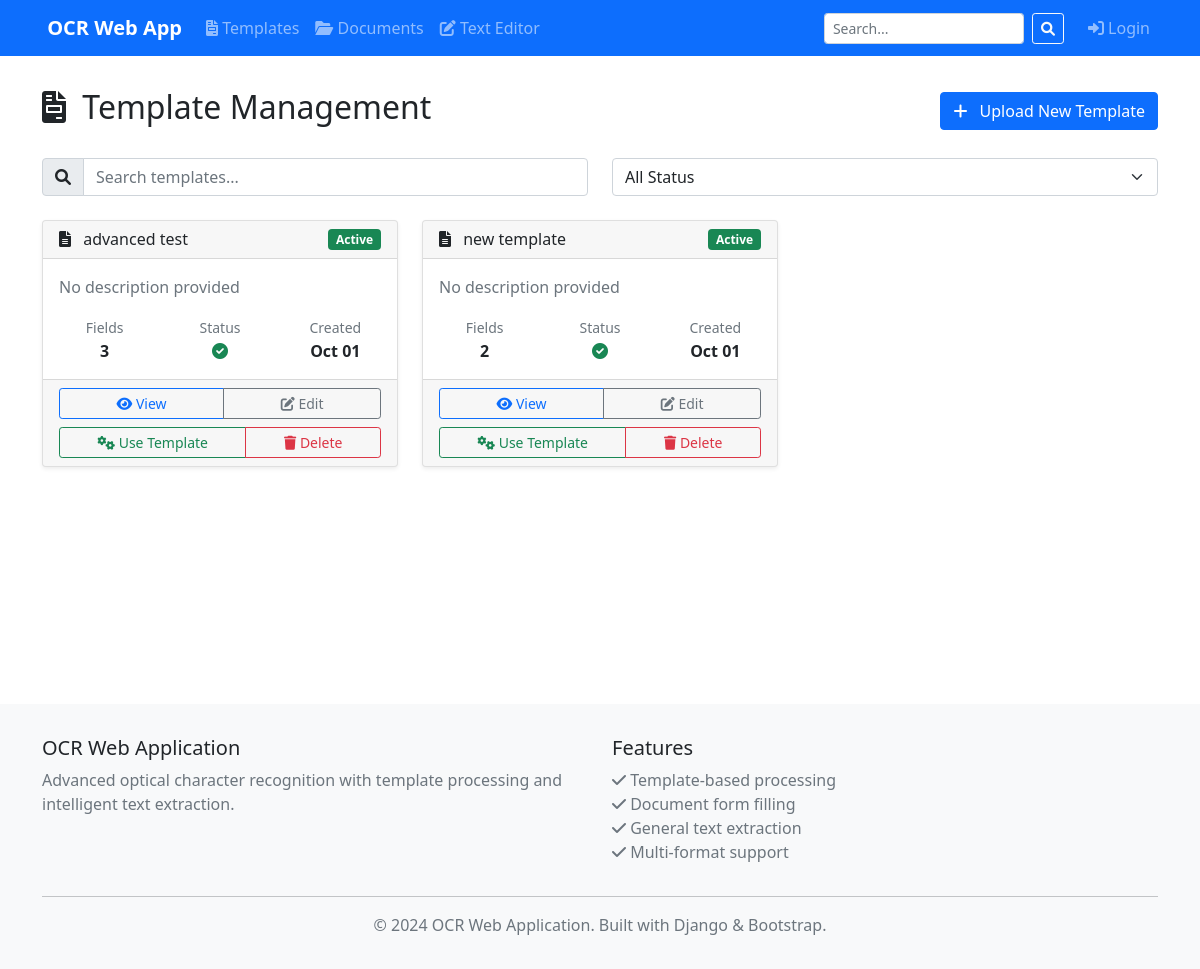
The page /templates/ on the database as committed earlier.
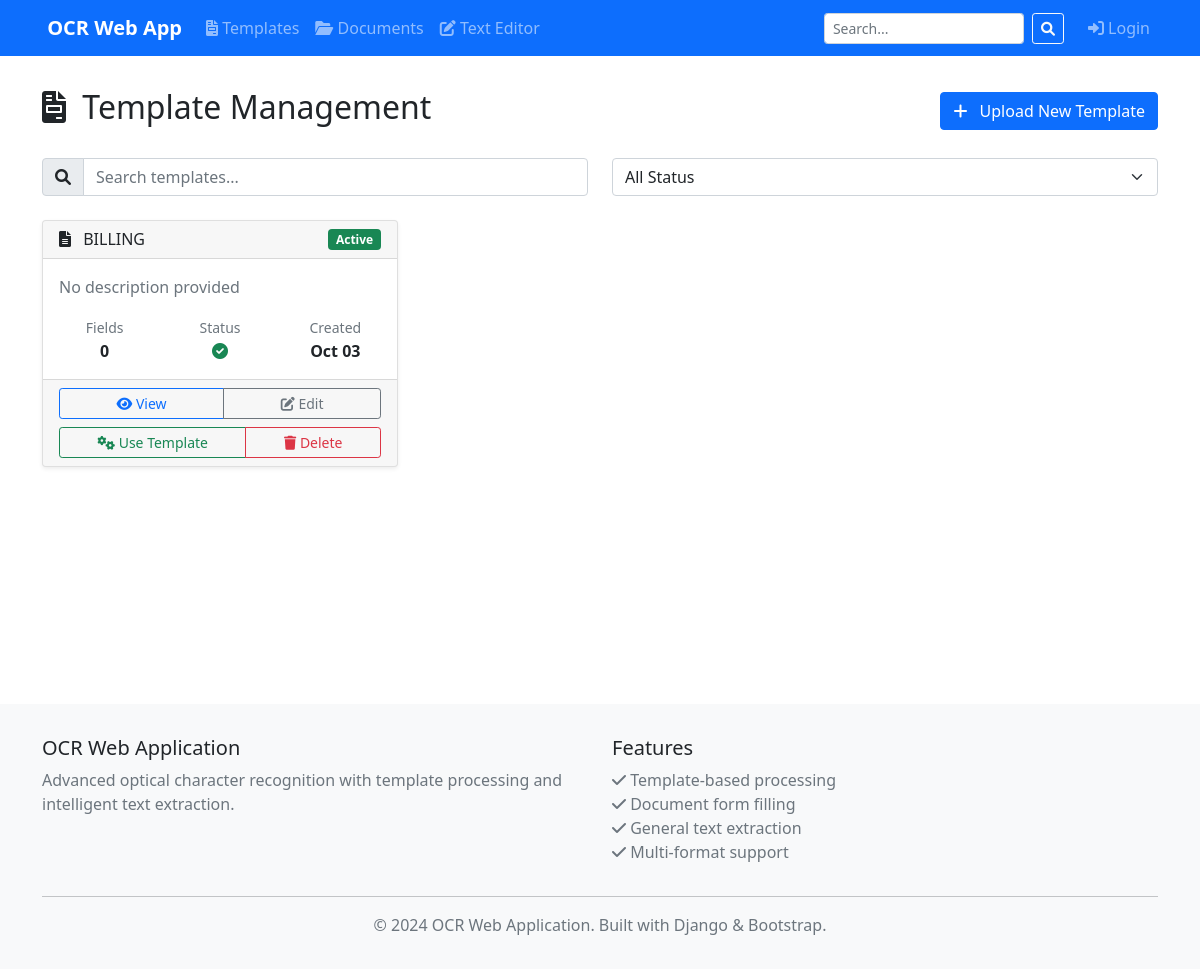
The same page on the database as committed later.
### templates/models.py (models this page shows, shortened)
class Template(models.Model):
    name = models.CharField(max_length=255, help_text="Name of the template")
    description = models.TextField(blank=True, null=True, help_text="Description of what this template is for")
    file_data = models.BinaryField(null=True, blank=True, help_text="Original template file data (stored in DB)")
    file_name = models.CharField(max_length=255, null=True, blank=True, help_text="Original filename")
    file_type = models.CharField(max_length=50, null=True, blank=True, help_text="File MIME type")
    file_size = models.IntegerField(null=True, blank=True, help_text="File size in bytes")
    excel_template_data = models.BinaryField(null=True, blank=True, help_text="Generated Excel template (stored in DB)")
    excel_template_name = models.CharField(max_length=255, null=True, blank=True, help_text="Excel template filename")
    visualization_data = models.BinaryField(null=True, blank=True, help_text="Detection visualization image (stored in DB)")
    visualization_name = models.CharField(max_length=255, null=True, blank=True, help_text="Visualization filename")
    file = models.FileField(upload_to='templates/', blank=True, null=True, help_text="Original template file (PDF/image) - deprecated")
    structure = models.JSONField(
        default=dict,
        help_text="JSON structure containing field names, positions, and coordinates"
    )
    created_by = models.ForeignKey(User, on_delete=models.CASCADE, null=True, blank=True)
    created_at = models.DateTimeField(auto_now_add=True)
    updated_at = models.DateTimeField(auto_now=True)
    is_active = models.BooleanField(default=True)
    PROCESSING_STATUS_CHOICES = [
        ('pending', 'Pending Processing'),
        ('processing', 'Processing'),
        ('completed', 'Processing Complete'),
        ('failed', 'Processing Failed'),
    ]
    processing_status = models.CharField(
        max_length=20,
        choices=PROCESSING_STATUS_CHOICES,
        default='pending'
    )
    class Meta:
        ordering = ['-created_at']
        verbose_name = "Template"
        verbose_name_plural = "Templates"
    @property
    def field_count(self):
        if not self.structure:
            return 0
        if 'headers' in self.structure:
            headers = self.structure['headers']
            if isinstance(headers, (list, dict)):
                return len(headers)

### templates/views.py (the view)
# urls.py: path('templates/', views.template_list, name='template_list'),
def template_list(request):
    templates = Template.objects.filter(is_active=True)
    return render(request, 'templates/template_list.html', {'templates': templates})

### templates/templates/template_list.html (shortened to what this page needs)
{% extends 'base/base.html' %}
{% block content %}
<div class="row">
    <div class="col-12">
        <div class="d-flex justify-content-between align-items-center mb-4">
            <h2>
                <i class="fas fa-file-invoice me-2"></i>
                Template Management
            </h2>
            <a href="{% url 'templates:template_upload' %}" class="btn btn-primary">
                <i class="fas fa-plus me-2"></i>
                Upload New Template
            </a>
        </div>
    </div>
</div>
<div class="row mb-4">
    <div class="col-md-6">
        <div class="input-group">
            <span class="input-group-text">
                <i class="fas fa-search"></i>
            </span>
            <input type="text" class="form-control" id="searchTemplates" placeholder="Search templates...">
        </div>
    </div>
    <div class="col-md-6">
        <select class="form-select" id="statusFilter">
            <option value="">All Status</option>
        </select>
    </div>
</div>
{% if templates %}
<div class="row" id="templatesGrid">
    {% for template in templates %}
    <div class="col-md-6 col-lg-4 mb-4 template-card" data-status="{{ template.processing_status }}">
        <div class="card h-100 shadow-sm">
            <div class="card-header d-flex justify-content-between align-items-center">
                <h6 class="mb-0">
                    <i class="fas fa-file-alt me-2"></i>
                    {{ template.name }}
                </h6>
                <span class="badge bg-{% if template.is_active %}success{% else %}secondary{% endif %}">
                    {% if template.is_active %}Active{% else %}Inactive{% endif %}
                </span>
            </div>
            <div class="card-body">
                <p class="card-text text-muted">
                    {{ template.description|default:"No description provided"|truncatechars:100 }}
                </p>
                <div class="row text-center">
                    <div class="col-4">
                        <small class="text-muted">Fields</small>
                        <div class="fw-bold">{{ template.field_count }}</div>
                    </div>
                    <div class="col-4">
                        <small class="text-muted">Status</small>
                        <div class="fw-bold">
                            {% if template.processing_status == 'completed' %}
                                <i class="fas fa-check-circle text-success"></i>
                            {% elif template.processing_status == 'processing' %}
                                <i class="fas fa-spinner fa-spin text-primary"></i>
                            {% elif template.processing_status == 'failed' %}
                                <i class="fas fa-exclamation-circle text-danger"></i>
                            {% else %}
                                <i class="fas fa-clock text-warning"></i>
                            {% endif %}
                        </div>
                    </div>
                    <div class="col-4">
                        <small class="text-muted">Created</small>
                        <div class="fw-bold">{{ template.created_at|date:"M d" }}</div>
                    </div>
                </div>
            </div>
            <div class="card-footer">
                <div class="d-grid gap-2">
                    <div class="btn-group" role="group">
                        <button type="button" class="btn btn-outline-primary btn-sm"
                                data-template-id="{{ template.id }}"
                                data-template-name="{{ template.name }}"
                                data-template-description="{{ template.description|default:'No description provided' }}"
                                data-template-fields="{{ template.field_count }}"
                                data-template-status="{{ template.processing_status }}"
                                data-template-created="{{ template.created_at|date:'M d, Y' }}"
                                data-template-active="{{ template.is_active|yesno:'true,false' }}"
                                data-template-file="{{ template.file.url }}"
                                onclick="showTemplatePreview(this)">
                            <i class="fas fa-eye"></i>
                            View
                        </button>
                        <a href="{% url 'templates:template_edit' template.id %}" class="btn btn-outline-secondary btn-sm">
                            <i class="fas fa-edit"></i>
                            Edit
                        </a>
                    </div>
                    <div class="btn-group" role="group">
                        <a href="{% url 'templates:process_template' template.id %}" class="btn btn-outline-success btn-sm">
                            <i class="fas fa-cogs"></i>
                            Use Template
                        </a>
                        <button type="button" class="btn btn-outline-danger btn-sm"
                                data-template-id="{{ template.id }}"
                                data-template-name="{{ template.name }}"
                                onclick="confirmDeleteTemplate(this)">
                            <i class="fas fa-trash"></i>
                            Delete
                        </button>
                    </div>
                </div>
            </div>
        </div>
    </div>
    {% endfor %}
</div>
{% endif %}
{% endblock %}

### templates/base/base.html (shortened to what this page needs)
<!DOCTYPE html>
<html lang="en">
<head>
    <link href="https://cdn.jsdelivr.net/npm/bootstrap@5.1.3/dist/css/bootstrap.min.css" rel="stylesheet">
    <link href="https://cdnjs.cloudflare.com/ajax/libs/font-awesome/6.0.0/css/all.min.css" rel="stylesheet">
</head>
<body>
    <nav class="navbar navbar-expand-lg navbar-dark bg-primary">
        <div class="container">
            <a class="navbar-brand" href="/">
                OCR Web App
            </a>
            <div class="collapse navbar-collapse" id="navbarNav">
                <ul class="navbar-nav me-auto">
                    <li class="nav-item">
                        <a class="nav-link" href="{% url 'templates:template_list' %}">
                            <i class="fas fa-file-invoice"></i>
                            Templates
                        </a>
                    </li>
                    <li class="nav-item">
                        <a class="nav-link" href="{% url 'documents:document_list' %}">
                            <i class="fas fa-folder-open"></i>
                            Documents
                        </a>
                    </li>
                    <li class="nav-item">
                        <a class="nav-link" href="{% url 'editor:text_document_list' %}">
                            <i class="fas fa-edit"></i>
                            Text Editor
                        </a>
                    </li>
                </ul>
                <form class="d-flex me-3" method="get" action="{% url 'search:search' %}" role="search">
                    <input class="form-control form-control-sm me-2" type="search" name="q" placeholder="Search..." aria-label="Search" style="width: 200px;">
                    <button class="btn btn-outline-light btn-sm" type="submit">
                        <i class="fas fa-search"></i>
                    </button>
                </form>
                <ul class="navbar-nav">
                    {% if user.is_authenticated %}
                        <li class="nav-item dropdown">
                            <a class="nav-link dropdown-toggle" href="#" id="navbarDropdown" role="button" data-bs-toggle="dropdown">
                                <i class="fas fa-user"></i>
                                {{ user.username }}
                            </a>
                            <ul class="dropdown-menu">
                                <li><a class="dropdown-item" href="/admin/"><i class="fas fa-cog"></i> Admin</a></li>
                                <li><hr class="dropdown-divider"></li>
                                <li><a class="dropdown-item" href="{% url 'admin:logout' %}"><i class="fas fa-sign-out-alt"></i> Logout</a></li>
                            </ul>
                        </li>
                    {% else %}
                        <li class="nav-item">
                            <a class="nav-link" href="/admin/login/">
                                <i class="fas fa-sign-in-alt"></i>
                                Login
                            </a>
                        </li>
                    {% endif %}
                </ul>
            </div>
        </div>
    </nav>
    <div class="container main-content">
        {% block content %}{% endblock %}
    </div>
    <footer class="footer">
        <div class="container">
            <div class="row">
                <div class="col-md-6">
                    <h5>OCR Web Application</h5>
                    <p class="text-muted">
                        Advanced optical character recognition with template processing
                        and intelligent text extraction.
                    </p>
                </div>
                <div class="col-md-6">
                    <h5>Features</h5>
                    <ul class="list-unstyled text-muted">
                        <li><i class="fas fa-check"></i> Template-based processing</li>
                        <li><i class="fas fa-check"></i> Document form filling</li>
                        <li><i class="fas fa-check"></i> General text extraction</li>
                        <li><i class="fas fa-check"></i> Multi-format support</li>
                    </ul>
                </div>
            </div>
            <hr>
            <div class="row">
                <div class="col-12 text-center">
                    <p class="text-muted mb-0">
                        &copy; 2024 OCR Web Application. Built with Django & Bootstrap.
                    </p>
                </div>
            </div>
        </div>
    </footer>
    <div class="toast-container position-fixed top-0 end-0 p-3">
    </div>
</body>
</html>

### templates/base/base.html (style rules this page uses)
.navbar-brand { font-weight: bold; }
.main-content { padding-top: 2rem; min-height: calc(100vh - 200px); }
.footer { background-color: #f8f9fa; padding: 2rem 0; margin-top: 3rem; }

Rows that differ between the two databases and show on the page:
removed Template: name "advanced test", is_active "Active", description "No description provided", field_count "3", processing_status "completed" (drawn), created_at "Oct 01"
removed Template: name "new template", is_active "Active", description "No description provided", field_count "2", processing_status "completed" (drawn), created_at "Oct 01"
added Template: name "BILLING", is_active "Active", description "No description provided", field_count "0", processing_status "completed" (drawn), created_at "Oct 03"
